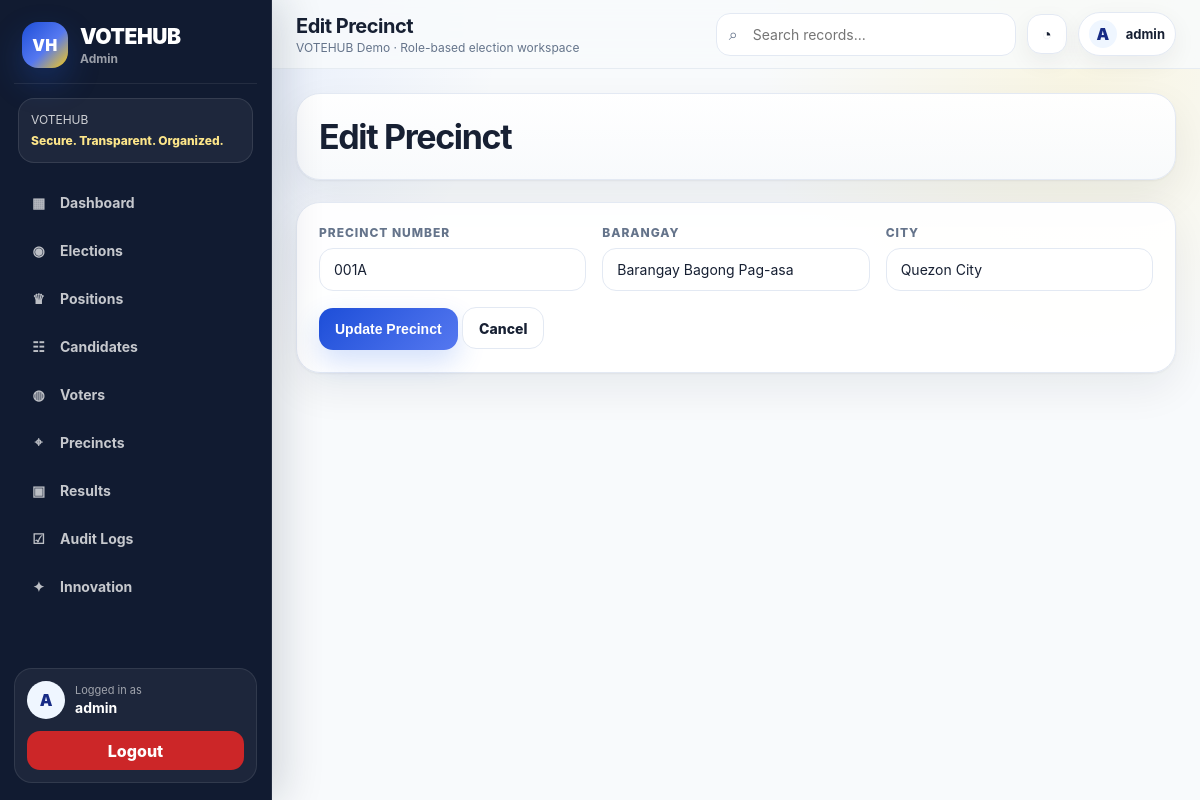
The app's page /admin/edit_precinct.php?id=1 (signed in) with its own data.
### tables this page shows
CREATE TABLE precincts (
    precinct_id INT AUTO_INCREMENT PRIMARY KEY,
    precinct_number VARCHAR(50) NOT NULL,
    barangay VARCHAR(100) NOT NULL,
    city VARCHAR(100) NOT NULL,
    UNIQUE KEY unique_precinct (precinct_number, barangay, city)
);

### includes/functions.php (called while the page is built, shortened)
<?php
function h($value) {
    return htmlspecialchars((string)$value, ENT_QUOTES, 'UTF-8');
}
?>

### admin/edit_precinct.php (the view, shortened to what this page needs)
<?php
require_once __DIR__ . '/../includes/functions.php';
$id = (int)($_GET['id'] ?? 0);
$stmt = $pdo->prepare('SELECT * FROM precincts WHERE precinct_id=?');
$stmt->execute([$id]);
$precinct = $stmt->fetch();
$error = '';
include __DIR__ . '/../includes/header.php'; include __DIR__ . '/../includes/sidebar.php';
?>
<div class="page-header"><h1>Edit Precinct</h1></div>
<div class="card"><?php if ($error): ?><div class="alert alert-error"><?= h($error) ?></div><?php endif; ?>
<form method="POST"><div class="form-grid"><div class="form-group"><label>Precinct Number</label><input type="text" name="precinct_number" value="<?= h($precinct['precinct_number']) ?>" required></div><div class="form-group"><label>Barangay</label><input type="text" name="barangay" value="<?= h($precinct['barangay']) ?>" required></div><div class="form-group"><label>City</label><input type="text" name="city" value="<?= h($precinct['city']) ?>" required></div></div><button type="submit">Update Precinct</button> <a class="btn btn-light" href="<?= BASE_URL ?>/admin/precincts.php">Cancel</a></form>
</div>
<?php include __DIR__ . '/../includes/footer.php'; ?>

### assets/css/style.css (style rules this page uses)
:root { --bg: #f8fafc; --bg-soft: #eef4ff; --surface: #ffffff; --surface-2: #f8fafc; --text: #172033; --muted: #65748b; --border: #e3e9f3; --primary: #1d4ed8; --primary-dark: #172b85; --primary-soft: #dbeafe; --navy: #111b31; --navy-2: #1d2b4a; --accent-yellow: #facc15; --accent-red: #dc2626; --success: #16a34a; --warning: #f59e0b; --danger: #dc2626; --shadow-card: 0 1px 2px rgba(15, 23, 42, 0.05), 0 16px 40px rgba(15, 23, 42, 0.07); --shadow-soft: 0 8px 24px rgba(15, 23, 42, 0.06); --radius: 18px; --radius-lg: 26px; }
* { box-sizing: border-box; }
html { scroll-behavior: smooth; }
body { margin: 0; font-family: Inter, ui-sans-serif, system-ui, -apple-system, BlinkMacSystemFont, "Segoe UI", Arial, sans-serif; background: radial-gradient(circle at 8% 0%, rgba(37, 99, 235, 0.12), transparent 30%), radial-gradient(circle at 90% 8%, rgba(250, 204, 21, 0.11), transparent 25%), var(--bg); color: var(--text); min-height: 100vh; }
a { color: inherit; text-decoration: none; }
.form-group { margin-bottom: 16px; }
label { display: block; font-size: 12px; font-weight: 850; text-transform: uppercase; letter-spacing: .08em; margin-bottom: 8px; color: var(--muted); }
input, select, textarea { width: 100%; border: 1px solid var(--border); background: #fff; color: var(--text); border-radius: 14px; padding: 12px 14px; font: inherit; font-size: 14px; transition: border-color .18s ease, box-shadow .18s ease; }
button, .btn { display: inline-flex; align-items: center; justify-content: center; gap: 8px; min-height: 42px; padding: 10px 16px; border: 0; border-radius: 14px; background: linear-gradient(135deg, var(--primary), #5578f0); color: #fff; font-size: 14px; font-weight: 850; cursor: pointer; box-shadow: 0 12px 28px rgba(37,99,235,0.20); transition: transform .18s ease, box-shadow .18s ease, opacity .18s ease; }
.btn-light { background: #fff; color: var(--text); border: 1px solid var(--border); box-shadow: none; }
.page-header { display: flex; justify-content: space-between; align-items: center; gap: 18px; margin-bottom: 22px; padding: 22px; border: 1px solid var(--border); border-radius: 24px; background: linear-gradient(180deg, rgba(255,255,255,0.96), rgba(248,250,252,0.94)); box-shadow: var(--shadow-card); }
.page-header h1 { margin: 0; font-size: clamp(25px, 3vw, 34px); letter-spacing: -0.04em; }
.card { margin-bottom: 22px; padding: 22px; border: 1px solid var(--border); border-radius: 24px; background: rgba(255,255,255,0.94); box-shadow: var(--shadow-card); }
.form-grid { display: grid; grid-template-columns: repeat(auto-fit, minmax(245px, 1fr)); gap: 16px; }
.card form:last-child, form.card:last-child { margin-bottom: 0; }

### records on screen
precincts: precinct_number "001A", barangay "Barangay Bagong Pag-asa", city "Quezon City"

### other values on screen
$roleLabel ?: 'User' "Admin"
substr($name, 0, 1) "A"
$name "admin"
$pageTitleDisplay "Edit Precinct"
